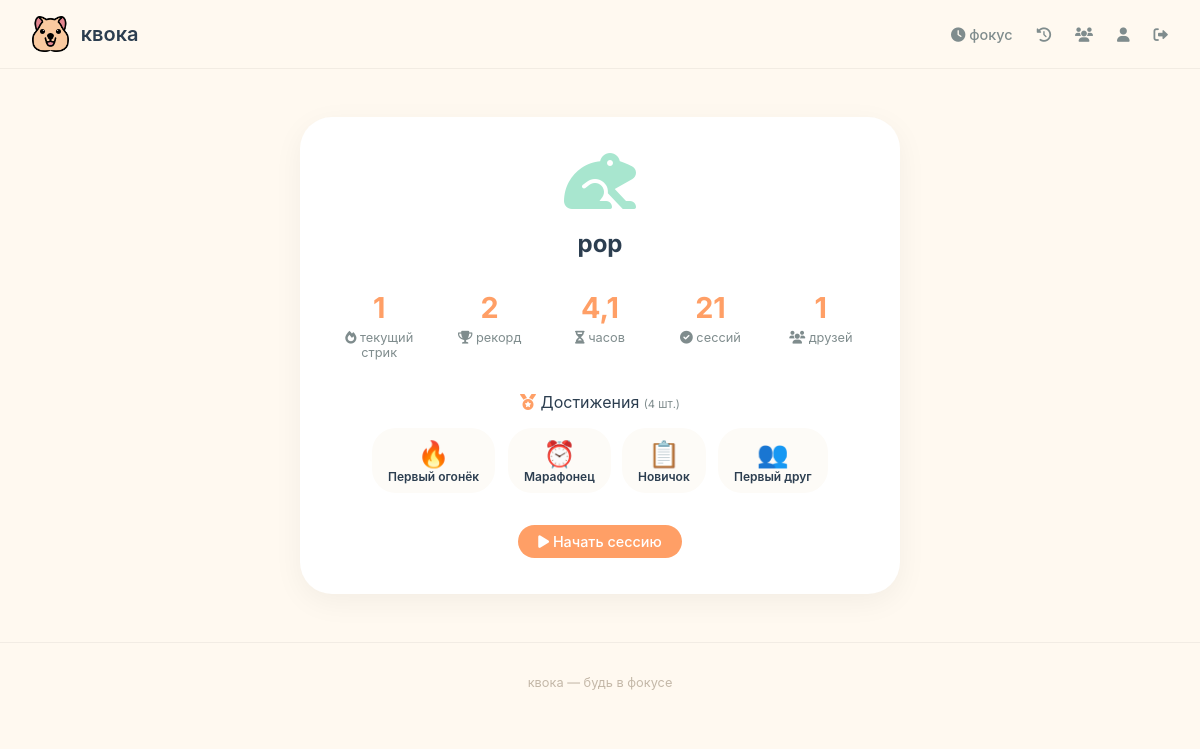
Screenshot of /profile/ (signed in) with the database file from the repository.
### core/models.py (models this page shows, shortened)
class User(AbstractUser):
    avatar = models.ImageField(upload_to='avatars/', blank=True, null=True)
    total_hours = models.FloatField(default=0.0)
    current_days = models.IntegerField(default=0)
    max_days = models.IntegerField(default=0)
    last_focus_date = models.DateField(null=True, blank=True)
    total_sessions = models.IntegerField(default=0)  # всего сессий
    total_videos_watched = models.IntegerField(default=0)  # просмотрено видео
    total_pdfs_read = models.IntegerField(default=0)  # прочитано PDF
    def get_achievements_list(self):
        return self.earned_achievements.select_related('achievement').all()
    def get_friends_count(self):
        from friends.models import Friend
        return Friend.objects.filter(
            models.Q(from_user=self, status='accepted') |
            models.Q(to_user=self, status='accepted')
        ).count()

class EarnedAchievement(models.Model):
    user = models.ForeignKey(User, on_delete=models.CASCADE, related_name='earned_achievements')
    achievement = models.ForeignKey(Achievement, on_delete=models.CASCADE)
    earned_at = models.DateTimeField(auto_now_add=True)
    class Meta:
        unique_together = ('user', 'achievement')

class Achievement(models.Model):
    TYPE_CHOICES = [
        ('streak', 'Стрик'),
        ('friends', 'Друзья'),
        ('sessions', 'Сессии'),
        ('hours', 'Часы фокуса'),
        ('media', 'Медиа'),
        ('special', 'Особые'),
    ]
    name = models.CharField(max_length=100)
    description = models.TextField(blank=True, help_text='Описание достижения')
    type = models.CharField(max_length=20, choices=TYPE_CHOICES, default='streak')
    required_streak = models.IntegerField(null=True, blank=True, help_text='Требуемая серия дней')
    required_friends = models.IntegerField(null=True, blank=True, help_text='Требуемое количество друзей')
    required_sessions = models.IntegerField(null=True, blank=True, help_text='Требуемое количество сессий')
    required_hours = models.FloatField(null=True, blank=True, help_text='Требуемое количество часов')
    required_videos_watched = models.IntegerField(null=True, blank=True, help_text='Просмотренных видео')
    required_pdfs_read = models.IntegerField(null=True, blank=True, help_text='Прочитанных PDF')
    icon = models.ImageField(upload_to='achievements/', blank=True, null=True)
    order = models.IntegerField(default=0, help_text='Порядок отображения')
    is_active = models.BooleanField(default=True)
    class Meta:
        ordering = ['order', 'required_streak']

### core/views.py (the view)
# urls.py: path('profile/', views.profile, name='profile'),
@login_required
def profile(request):
    achievements = request.user.get_achievements_list()
    context = {
        'user': request.user,
        'achievements': achievements,
    }
    return render(request, 'core/profile.html', context)

### templates/core/profile.html (shortened to what this page needs)
{% extends 'base.html' %}
{% load static %}
{% block content %}
<div class="profile-card">
    <div class="profile-header">
        <div class="profile-avatar">
            {% if user.avatar %}
                <img src="{{ user.avatar.url }}" alt="{{ user.username }}" style="width: 80px; height: 80px; border-radius: 50%; object-fit: cover;">
            {% else %}
                <i class="fas fa-frog" style="font-size: 4rem; color: #A8E6CF;"></i>
            {% endif %}
        </div>
        <h2>{{ user.username }}</h2>
    </div>
    <div class="profile-stats">
        <div class="stat-item">
            <div class="stat-value">{{ user.current_days }}</div>
            <div class="stat-name"><i class="fas fa-fire"></i> текущий стрик</div>
        </div>
        <div class="stat-item">
            <div class="stat-value">{{ user.max_days }}</div>
            <div class="stat-name"><i class="fas fa-trophy"></i> рекорд</div>
        </div>
        <div class="stat-item">
            <div class="stat-value">{{ user.total_hours|floatformat:1 }}</div>
            <div class="stat-name"><i class="fas fa-hourglass-half"></i> часов</div>
        </div>
        <div class="stat-item">
            <div class="stat-value">{{ user.total_sessions }}</div>
            <div class="stat-name"><i class="fas fa-check-circle"></i> сессий</div>
        </div>
        <div class="stat-item">
            <div class="stat-value">{{ user.get_friends_count }}</div>
            <div class="stat-name"><i class="fas fa-users"></i> друзей</div>
        </div>
    </div>
    <div class="achievements-section" style="margin-top: 2rem;">
        <div class="achievements-title" style="font-size: 1rem; margin-bottom: 1rem; color: #2C3E50;">
            <i class="fas fa-medal" style="color: #FF9F66;"></i> Достижения
            <span style="font-size: 0.7rem; color: #7F8C8D;">({{ achievements|length }} шт.)</span>
        </div>
        {% if achievements %}
            <div style="display: flex; gap: 0.75rem; flex-wrap: wrap; justify-content: center;">
                {% for earned in achievements %}
                    <div class="achievement-badge" style="position: relative; background: #FDFBF7; border-radius: 1.5rem; padding: 0.6rem 1rem; text-align: center; cursor: pointer; transition: transform 0.2s;">
                        <div style="font-size: 1.6rem;">
                            {% if earned.achievement.type == 'streak' %}🔥
                            {% elif earned.achievement.type == 'friends' %}👥
                            {% elif earned.achievement.type == 'sessions' %}📋
                            {% elif earned.achievement.type == 'hours' %}⏰
                            {% elif earned.achievement.type == 'media' %}📺
                            {% else %}🏆
                            {% endif %}
                        </div>
                        <div style="font-weight: 600; font-size: 0.75rem; color: #2C3E50;">{{ earned.achievement.name }}</div>
                    </div>
                {% endfor %}
            </div>
        {% else %}
            <div style="text-align: center; color: #7F8C8D; padding: 2rem; background: #FDFBF7; border-radius: 1rem;">
                <i class="fas fa-medal" style="font-size: 2rem; color: #C4B8A8; margin-bottom: 0.5rem; display: block;"></i>
                Пока нет достижений. Продолжай фокуситься!
            </div>
        {% endif %}
    </div>
    <div style="margin-top: 2rem;">
        <a href="{% url 'dashboard' %}" class="btn-primary" style="display: inline-block;">
            <i class="fas fa-play"></i> Начать сессию
        </a>
    </div>
</div>
{% endblock %}

### static/css/style.css (style rules this page uses)
* { margin: 0; padding: 0; box-sizing: border-box; }
body { font-family: 'Inter', -apple-system, BlinkMacSystemFont, sans-serif; background: #FFF9F0; color: #2C3E50; min-height: 100vh; }
.btn-primary { background: #FF9F66; color: white; padding: 0.5rem 1.25rem; border-radius: 2rem; text-decoration: none; font-weight: 500; font-size: 0.9rem; transition: all 0.2s; border: none; cursor: pointer; }
.profile-card { max-width: 600px; margin: 3rem auto; background: #FFFFFF; border-radius: 2rem; padding: 2rem; box-shadow: 0 8px 30px rgba(0, 0, 0, 0.05); text-align: center; }
.profile-header { margin-bottom: 2rem; }
.profile-avatar { margin-bottom: 1rem; }
.profile-stats { display: flex; justify-content: space-around; margin: 2rem 0; flex-wrap: wrap; gap: 1rem; }
.stat-item { flex: 1; min-width: 80px; }
.stat-value { font-size: 1.8rem; font-weight: 700; color: #FF9F66; }
.stat-name { font-size: 0.8rem; color: #7F8C8D; margin-top: 0.3rem; }
.achievement-badge { transition: transform 0.2s, box-shadow 0.2s; cursor: pointer; min-width: 80px; }
.achievement-badge { animation: achievementPop 0.3s ease-out; }
.timer-btn, .btn-primary, .filter-btn { transition: all 0.2s cubic-bezier(0.4, 0, 0.2, 1); position: relative; overflow: hidden; }
.timer-btn::after, .btn-primary::after { content: ''; position: absolute; top: 50%; left: 50%; width: 0; height: 0; border-radius: 50%; background: rgba(255, 255, 255, 0.3); transform: translate(-50%, -50%); transition: width 0.3s, height 0.3s; }
.stat-card, .profile-card, .form-container, .timer-card, .notes-card { transition: transform 0.2s ease, box-shadow 0.2s ease; }
.achievement-badge { animation: achievementPop 0.4s ease-out; animation-fill-mode: both; }
.achievement-badge:nth-child(1) { animation-delay: 0.05s; }
.achievement-badge:nth-child(2) { animation-delay: 0.1s; }
.achievement-badge:nth-child(3) { animation-delay: 0.15s; }
.achievement-badge:nth-child(4) { animation-delay: 0.2s; }

### templates/core/profile.html (style rules this page uses)
.profile-card { animation: fadeInUp 0.5s ease-out; }
.stat-item { transition: transform 0.2s; }

### rows the page displays
User: username "pop", current_days "1", max_days "2", total_hours "4,1", total_sessions "21", get_friends_count "1"
EarnedAchievement: achievement.name "Первый огонёк"
EarnedAchievement: achievement.name "Марафонец"
EarnedAchievement: achievement.name "Новичок"
EarnedAchievement: achievement.name "Первый друг"

### other values shown
{{ achievements|length }} "4"
